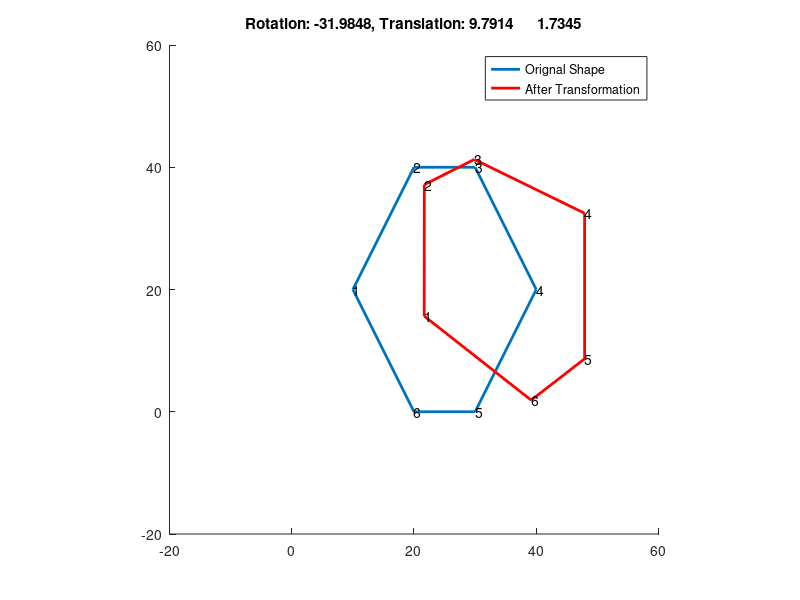
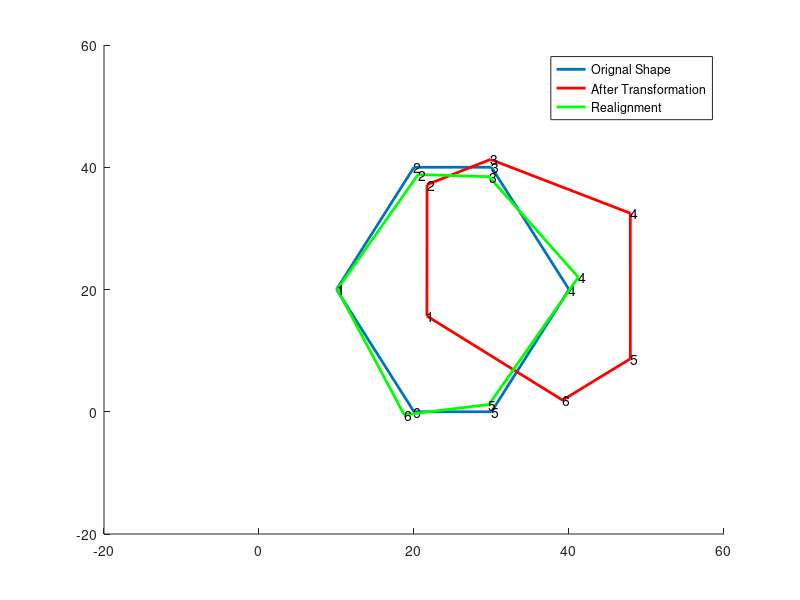

MATLAB code to generate these figures, in order:
% Script to demo Method of Procrustes for Image Processing Lectures
% Created 2007
% AAB
close all;
% Comments: Script is meant to also demonstrate how to turn an algorithm
% description into a piece of Matlab code...

% Start off with a few points describing a geometric object
xA = [10 20 30 40 30 20 10]; 
yA = [20 40 40 20 0 0 20]; 

h=line(xA,yA);axis([-20 60 -20 60]);set(h,'LineWidth',2);text(xA(1:end-1),yA(1:end-1),{'1','2','3','4','5','6'});

% Now, let us transform this 2D shape by applying a RANDOM transformation
% to the shape: Rotation will be between -pi and pi, translation will be
% between -10 and 10 pixels in the x direction, -20 and 10 in the y
% direction. 

theta = rand; % generates a random number between 0 and 1
theta = theta - 0.5; % scales random number so it lies between -1/2 and 1/2
theta = 2*theta*pi; % scales random number so it lies between -pi and pi

A = [cos(theta) sin(theta);
     -sin(theta) cos(theta)];  % makes rotation matrix

% Make translation vector
Tx = (rand-0.5)*20;  % See above pattern for rotation: same idea
Ty = (rand-0.5)*20;  % See above pattern for rotation: same idea

 % Makes 2xN a matrix containing all N 2D points...
 OriginalCoords = [xA;yA] - [mean(xA);mean(yA)]*ones(1,7) 
                        % ...shifted to origin for rotation

NewCoords = A*OriginalCoords + [Tx Tx Tx Tx Tx Tx Tx;Ty Ty Ty Ty Ty Ty Ty];% Rotate and translate
% Note, could also write the above as A*OriginalCoords + [Tx;Ty]*ones(1,7)
% OR could express the whole process in HOMOGENOUS coordinate system as ONE
% Matrix Operation like this:
% NewCoords = A_h*OriginalCoords_h where 
%             A_h = [cos(theta    sin(theta)   Tx;
%                   -sin(theta)   cos(theta)   Ty;
%                    0              0          1]
%   and OriginalCoords_h =  [OriginalCoords;
%                             ones(1,7);  ] % (See lecture notes)


% extract points into x1 and y1 vectors for plotting

xB = NewCoords(1,:) + mean(xA)*ones(1,7);
yB = NewCoords(2,:) + mean(yA)*ones(1,7);
axis equal

% let's add nose to make this more difficult
xB = xB+randn(size(xB));xB(end)=xB(1);
yB = yB+randn(size(yB));yB(end)=yB(1);

h=line(xB,yB);axis([-20 60 -20 60]);set(h,'LineWidth',2);set(h,'Color','r');
text(xB(1:end-1),yB(1:end-1),{'1','2','3','4','5','6'});

title(['Rotation: ',num2str(theta*180/pi),', Translation: ',num2str([Tx,Ty])]);
legend('Orignal Shape','After Transformation');

disp('Any key to continue');
pause
% method of Procrustes begins here
% We now have two points sets, with known correspondences.  In
% a real situation, we would have just these point sets, with
% correspondence (perhaps determined by a person), and wish to estimate
% Tx and Ty, and the rotation theta that maps one shape onto the other.

%Following the notes (page 134), remove the centroids from each set of
%points (some steps are repeated from above so that things match the notes):
XA = [xA;yA];
muA = mean(XA,2);
XAdash = XA - muA*ones(1,7);


XB = [xB;yB]; 
muB = mean(XB,2);
XBdash = XB - muB*ones(1,7);

% Order these as Nx2 matrices (N points, 2D):
PA = XAdash';
PB = XBdash';

% Compute DxD correlation matrix:
K = PA'*PB;

% Perfrom SVD:
[U,D,V]=svd(K);

% Compute rotation matrix estimate:
R_est = U*V'; % Note this rotates B to A, not A to B; to compare with original

t_est = muA - R_est*muB;   % Note that this gives rotation + translation
                            %WITHOUT shifting A back to the origin.
                            %However, it still registers B points back to A
                            
%%%%%%%%%%%%%%%%%%%%%% END OF COMPUTATION %%%%%%%
                            
% Apply to B points and plot:
XAtest = R_est*(XB) + t_est*ones(1,7)

xAtest = [XAtest(1,:)];
yAtest = [XAtest(2,:)];

% To compare with original transformation


figure;
h=line(xA,yA);axis([-20 60 -20 60]);set(h,'LineWidth',2);text(xA(1:end-1),yA(1:end-1),{'1','2','3','4','5','6'});
h=line(xB,yB);axis([-20 60 -20 60]);set(h,'LineWidth',2);set(h,'Color','r');
text(xB(1:end-1),yB(1:end-1),{'1','2','3','4','5','6'});

h=line(xAtest,yAtest);axis([-20 60 -20 60]);set(h,'LineWidth',2);set(h,'Color','g');
text(xAtest(1:end-1),yAtest(1:end-1),{'1','2','3','4','5','6'});


legend('Orignal Shape','After Transformation','Realignment');
